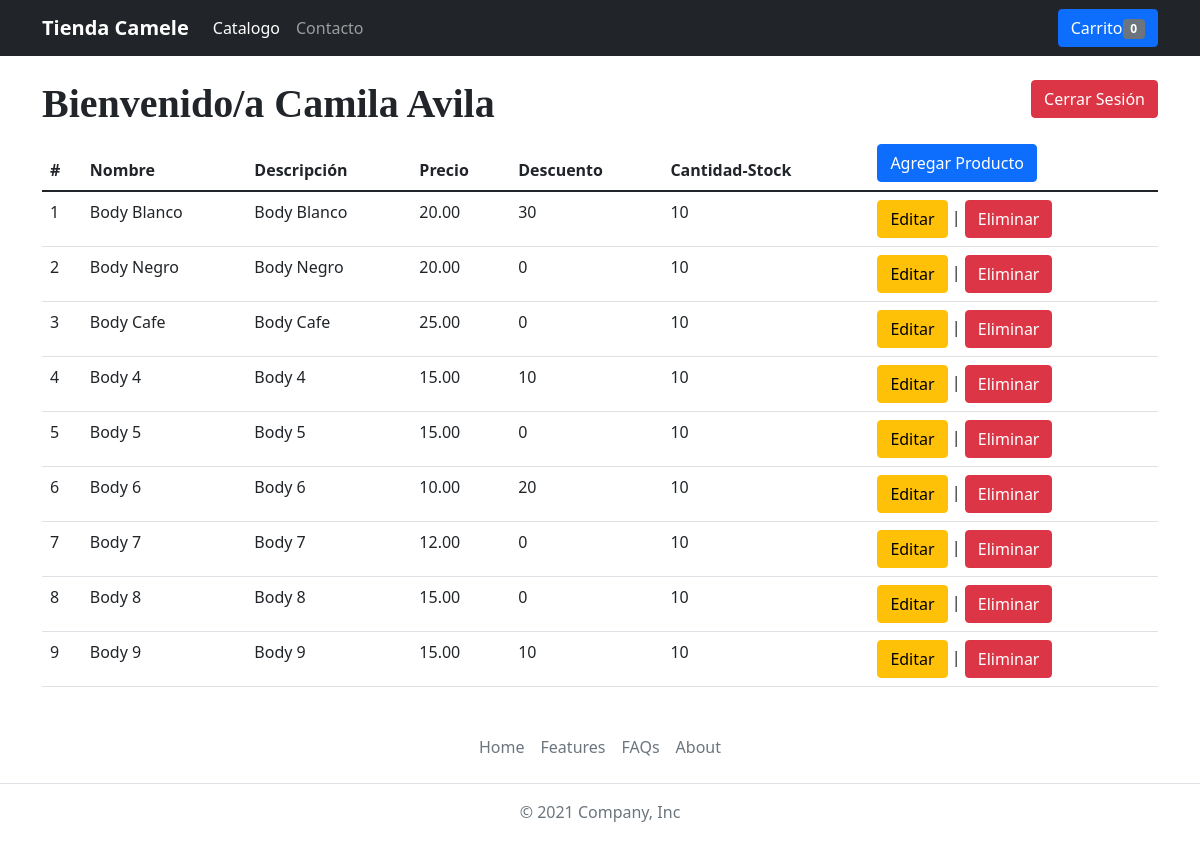
The app's page /administrar.php (signed in) with its own data.
### tables this page shows
CREATE TABLE `productos` (
  `id` int(11) NOT NULL,
  `nombre` varchar(255) NOT NULL,
  `descripcion` text NOT NULL,
  `precio` decimal(10,2) NOT NULL,
  `descuento` tinyint(4) NOT NULL DEFAULT 0,
  `cantidad` int(11) NOT NULL,
  `id_categoria` int(11) NOT NULL,
  `activo` int(11) NOT NULL
);

### administrar.php (the view, shortened to what this page needs)
<?php
require_once 'config/database.php';
require_once 'layout/header.php';
?>
<?php
if (isset($_SESSION['usuario-adm'])) :
    $consulta="SELECT * FROM productos";
    $query = mysqli_query($db, $consulta);
?>
    <br>
    <div class="container">
        <div class="row">
            <div class="welcome">
                <h1>Bienvenido/a <?= $_SESSION['usuario-adm']['nombre'] ?></h1>
                <a href="cerrar.php" class="btn btn-danger">Cerrar Sesión</a>
            </div>
        </div>
        <table class="table">
            <thead>
                <tr>
                    <th scope="col">#</th>
                    <th scope="col">Nombre</th>
                    <th scope="col">Descripción</th>
                    <th scope="col">Precio</th>
                    <th scope="col">Descuento</th>
                    <th scope="col">Cantidad-Stock</th>
                    <th><a href="crear-producto.php" class="btn btn-primary">Agregar Producto</a> </th>
                </tr>
            </thead>
            <tbody>
            <?php foreach ($query as $row): ?>
                <tr>
                    <td><?=$row['id']?></td>
                    <td><?=$row['nombre']?></td>
                    <td><?=$row['descripcion']?></td>
                    <td><?=$row['precio']?></td>
                    <td><?=$row['descuento']?></td>
                    <td><?=$row['cantidad']?></td>
                    <td>
                        <a href="editar-producto.php?id=<?=$row['id']?>" class="btn btn-warning">Editar</a>
                        |
                        <a href="eliminar-producto.php?id=<?=$row['id']?>" class="btn btn-danger">Eliminar</a>
                    </td>
                </tr>
            <?php endforeach ?>
            </tbody>
        </table>
    </div>
<?php
else :
    header('Location: loginadmin.php');
endif;
?>
<?php
require_once 'layout/footer.php'
?>

### css/estilos.css (style rules this page uses)
* { box-sizing: border-box; margin: 0; padding: 0; }
.welcome h1 { display: inline-block; font-family: italic; font-weight: bold; }
.welcome a { float: right; display: inline-block; }

### records on screen
productos: id "1", nombre "Body Blanco", descripcion "Body Blanco", precio "20.00", descuento "30", cantidad "10"
productos: id "2", nombre "Body Negro", descripcion "Body Negro", precio "20.00", descuento "0", cantidad "10"
productos: id "3", nombre "Body Cafe", descripcion "Body Cafe", precio "25.00", descuento "0", cantidad "10"
productos: id "4", nombre "Body 4", descripcion "Body 4", precio "15.00", descuento "10", cantidad "10"
productos: id "5", nombre "Body 5", descripcion "Body 5", precio "15.00", descuento "0", cantidad "10"
productos: id "6", nombre "Body 6", descripcion "Body 6", precio "10.00", descuento "20", cantidad "10"
productos: id "7", nombre "Body 7", descripcion "Body 7", precio "12.00", descuento "0", cantidad "10"
productos: id "8", nombre "Body 8", descripcion "Body 8", precio "15.00", descuento "0", cantidad "10"
productos: id "9", nombre "Body 9", descripcion "Body 9", precio "15.00", descuento "10", cantidad "10"

### other values on screen
$num_cart "0"
$_SESSION['usuario-adm']['nombre'] "Camila Avila"
